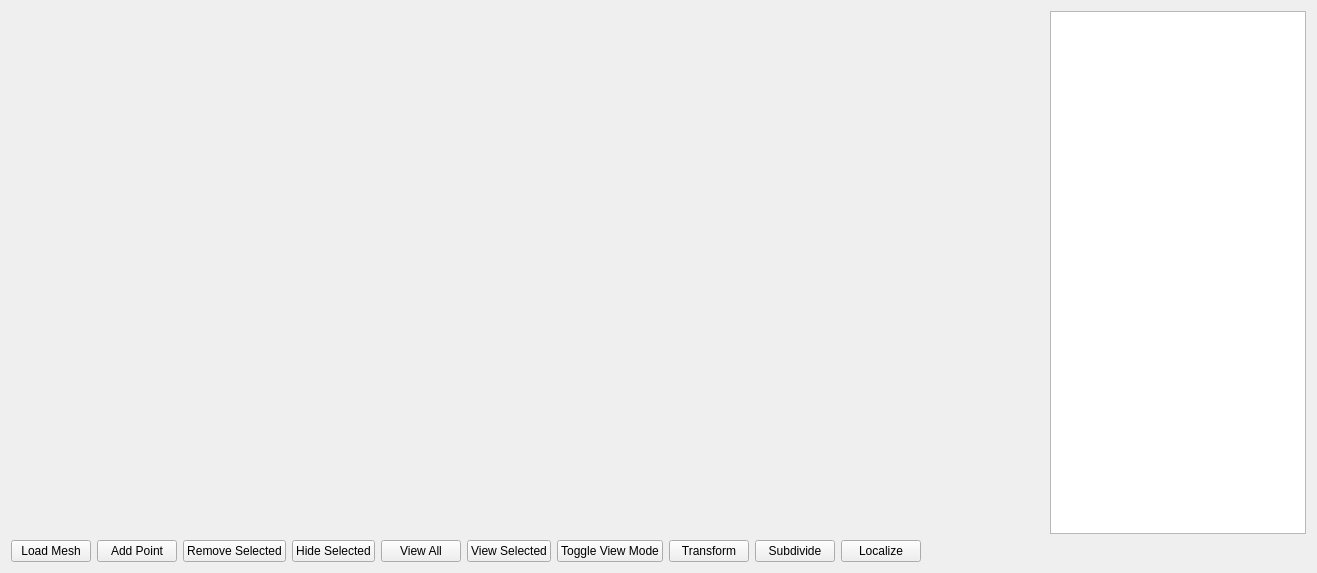
<?xml version="1.0" encoding="UTF-8"?>
<ui version="4.0">
 <class>MainWidget</class>
 <widget class="QWidget" name="MainWidget">
  <property name="geometry">
   <rect>
    <x>0</x>
    <y>0</y>
    <width>1317</width>
    <height>573</height>
   </rect>
  </property>
  <property name="windowTitle">
   <string>Point location in 3D subdivision</string>
  </property>
  <layout class="QVBoxLayout" name="verticalLayout_2">
   <item>
    <layout class="QVBoxLayout" name="verticalLayout">
     <item>
      <layout class="QHBoxLayout" name="horizontalLayout">
       <item>
        <widget class="QWidget" name="mp_main_widget" native="true">
         <property name="sizePolicy">
          <sizepolicy hsizetype="Expanding" vsizetype="Preferred">
           <horstretch>0</horstretch>
           <verstretch>0</verstretch>
          </sizepolicy>
         </property>
         <property name="autoFillBackground">
          <bool>false</bool>
         </property>
         <property name="styleSheet">
          <string notr="true"/>
         </property>
         <layout class="QHBoxLayout" name="horizontalLayout_4"/>
        </widget>
       </item>
       <item>
        <widget class="QListView" name="mp_list_renderables">
         <property name="sizePolicy">
          <sizepolicy hsizetype="Minimum" vsizetype="Expanding">
           <horstretch>0</horstretch>
           <verstretch>0</verstretch>
          </sizepolicy>
         </property>
        </widget>
       </item>
      </layout>
     </item>
     <item>
      <layout class="QHBoxLayout" name="horizontalLayout_2">
       <item>
        <widget class="QPushButton" name="mp_btn_load_mesh">
         <property name="text">
          <string>Load Mesh</string>
         </property>
        </widget>
       </item>
       <item>
        <widget class="QPushButton" name="mp_btn_add_point">
         <property name="text">
          <string>Add Point</string>
         </property>
        </widget>
       </item>
       <item>
        <widget class="QPushButton" name="mp_btn_remove_selected">
         <property name="text">
          <string>Remove Selected</string>
         </property>
        </widget>
       </item>
       <item>
        <widget class="QPushButton" name="mp_btn_toggle_visibility">
         <property name="text">
          <string>Hide Selected</string>
         </property>
        </widget>
       </item>
       <item>
        <widget class="QPushButton" name="mp_btn_view_all">
         <property name="text">
          <string>View All</string>
         </property>
        </widget>
       </item>
       <item>
        <widget class="QPushButton" name="mp_btn_view_selected">
         <property name="text">
          <string>View Selected</string>
         </property>
        </widget>
       </item>
       <item>
        <widget class="QPushButton" name="mp_btn_toggle_view_mode">
         <property name="text">
          <string>Toggle View Mode</string>
         </property>
        </widget>
       </item>
       <item>
        <widget class="QPushButton" name="mp_btn_transform">
         <property name="text">
          <string>Transform</string>
         </property>
        </widget>
       </item>
       <item>
        <widget class="QPushButton" name="mp_btn_subdivide">
         <property name="text">
          <string>Subdivide</string>
         </property>
        </widget>
       </item>
       <item>
        <widget class="QPushButton" name="mp_btn_localize">
         <property name="text">
          <string>Localize</string>
         </property>
        </widget>
       </item>
       <item>
        <spacer name="horizontalSpacer">
         <property name="orientation">
          <enum>Qt::Horizontal</enum>
         </property>
         <property name="sizeHint" stdset="0">
          <size>
           <width>40</width>
           <height>20</height>
          </size>
         </property>
        </spacer>
       </item>
       <item>
        <widget class="QLabel" name="mp_label_picked_point">
         <property name="text">
          <string>       </string>
         </property>
        </widget>
       </item>
      </layout>
     </item>
    </layout>
   </item>
  </layout>
 </widget>
 <resources/>
 <connections/>
</ui>
